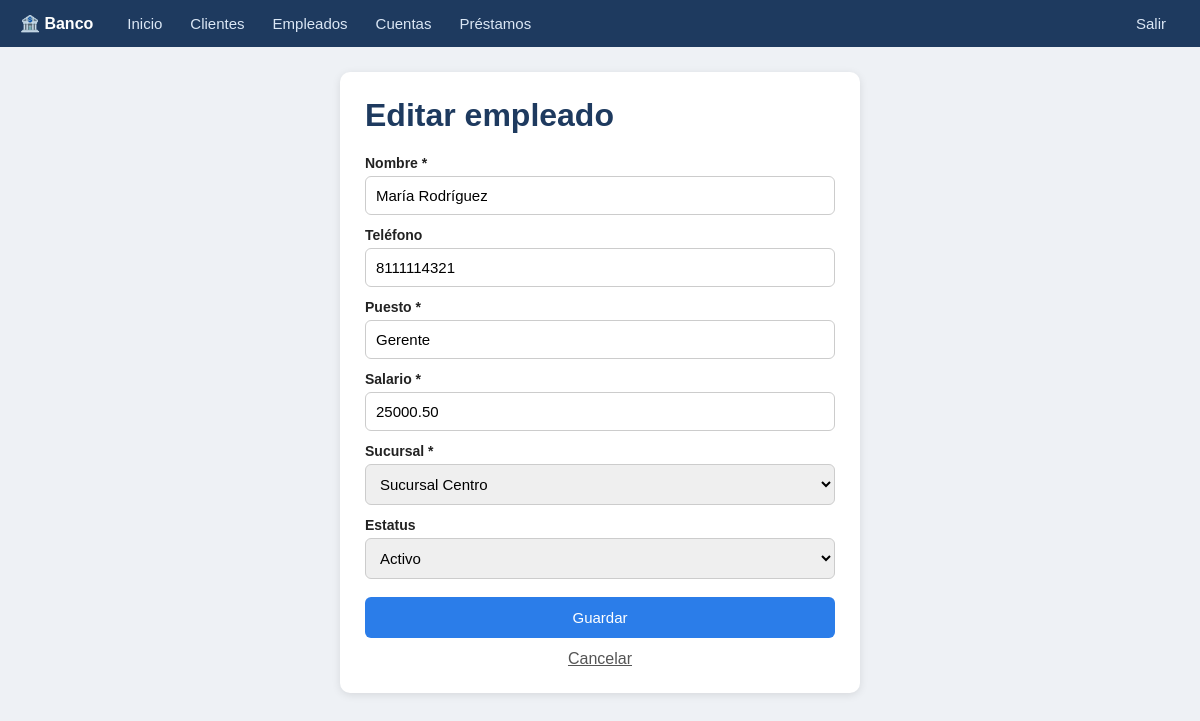
Page /form.php?t=empleado&id=1 (signed in) on the committed database.
### tables this page shows
CREATE TABLE empleado (
    id_empleado INT AUTO_INCREMENT PRIMARY KEY,
    nombre VARCHAR(100) NOT NULL,
    telefono VARCHAR(20),
    puesto VARCHAR(100),
    salario DECIMAL(12,2),
    id_sucursal INT,
    estatus VARCHAR(20) DEFAULT 'ACTIVO',
    fecha_creacion DATETIME DEFAULT CURRENT_TIMESTAMP,
    fecha_modificacion DATETIME DEFAULT CURRENT_TIMESTAMP
        ON UPDATE CURRENT_TIMESTAMP,
    FOREIGN KEY (id_sucursal)
        REFERENCES sucursal(id_sucursal)
);

### form.php (the view, shortened to what this page needs)
<?php
require 'config.php'; requiere_login();
$t = $_GET['t'] ?? ''; $e = entidad($t);
$id = (int)($_GET['id'] ?? 0);
$datos = [];
if ($id) {
    $st = $conexion->prepare("SELECT * FROM $t WHERE {$e['pk']} = ?");
    $st->bind_param('i', $id); $st->execute();
    $datos = $st->get_result()->fetch_assoc();
}
?>
<div class="tarjeta formu">
  <h1><?= $id ? 'Editar' : 'Registrar' ?> <?= h($e['singular']) ?></h1>
  <form method="POST" action="guardar.php">
    <?php foreach ($e['campos'] as $n => $c):
        $valor = $datos[$n] ?? ($c['def'] ?? '');
        $req = !empty($c['req']) ? 'required' : ''; ?>
      <label><?= h($c['label']) ?><?= $req ? ' *' : '' ?></label>
      <?php if ($c['tipo'] === 'select'):
          $opts = isset($c['fk']) ? opciones_fk($c['fk']) : $c['opts']; ?>
        <select name="<?= $n ?>" <?= $req ?>>
          <?php foreach ($opts as $v => $txt): ?>
            <option value="<?= h($v) ?>" <?= ((string)$valor === (string)$v) ? 'selected' : '' ?>><?= h($txt) ?></option>
          <?php endforeach; ?>
        </select>
      <?php else:
          $type = ['dec' => 'number', 'int' => 'number'][$c['tipo']] ?? $c['tipo'];
          $step = $c['tipo'] === 'dec' ? "step='0.01'" : ($c['tipo'] === 'int' ? "step='1'" : '');
          $min  = isset($c['min']) ? "min='{$c['min']}'" : ''; ?>
        <input type="<?= $type ?>" name="<?= $n ?>" value="<?= h($valor) ?>" <?= "$step $min $req" ?>>
      <?php endif; ?>
    <?php endforeach; ?>
    <button type="submit">Guardar</button>
    <a class="cancelar" href="<?= (($_GET['volver'] ?? '') === 'prestamo') ? 'prestamo_form.php' : "lista.php?t=$t" ?>">Cancelar</a>
  </form>
</div>

### estilos.css (style rules this page uses)
* { box-sizing: border-box; }
body { margin: 0; background: #eef1f5; font-family: Arial, sans-serif; color: #222; }
h1 { color: #1e3a5f; margin-top: 0; }
.tarjeta { background: #fff; padding: 25px; border-radius: 10px; box-shadow: 0 2px 8px rgba(0,0,0,.1); }
.tarjeta.formu { max-width: 520px; margin: 0 auto; }
label { display: block; font-weight: bold; font-size: 14px; margin: 12px 0 5px; }
input, select { width: 100%; padding: 10px; border: 1px solid #ccc; border-radius: 6px; font-size: 15px; }
button, .btn { display: inline-block; background: #2b7de9; color: #fff; border: none; padding: 10px 16px; border-radius: 6px; font-size: 15px; cursor: pointer; text-decoration: none; }
form button[type=submit]:not(.chico) { width: 100%; margin-top: 18px; padding: 12px; }
.cancelar { display: block; text-align: center; margin-top: 12px; color: #555; }

### rows in the picture
empleado: nombre "María Rodríguez", telefono "8111114321", puesto "Gerente", salario "25000.50", id_sucursal "Sucursal Centro", estatus "Activo"

### other values in the picture
$e['titulo'] "Clientes"
$e['titulo'] "Empleados"
$e['titulo'] "Cuentas"
$e['titulo'] "Préstamos"
$e['singular'] "empleado"
$c['label'] "Nombre"
$c['label'] "Teléfono"
$c['label'] "Puesto"
$c['label'] "Salario"
$c['label'] "Sucursal"
$c['label'] "Estatus"
